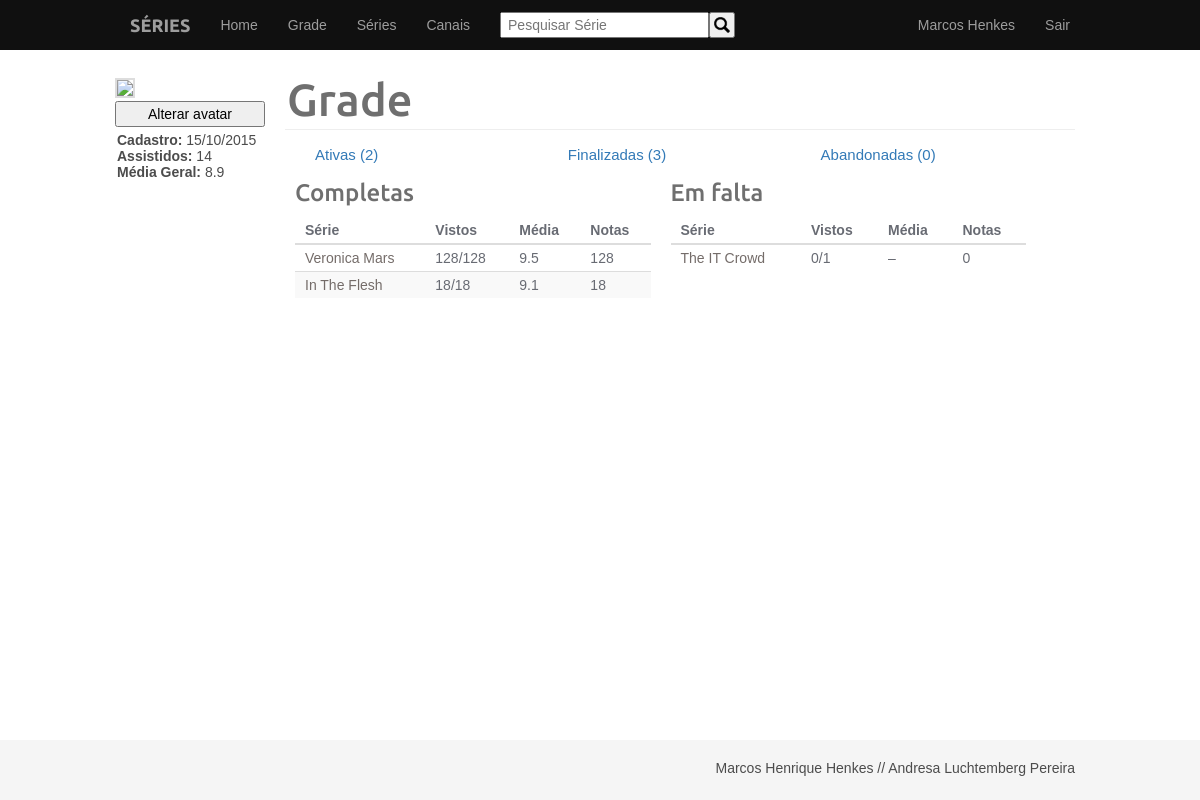
/grade.php?opcao=2 (signed in), run on the app's committed database.
### tables this page shows
CREATE TABLE `usuario` (
  `usuario` varchar(50) NOT NULL,
  `senha` varchar(100) NOT NULL,
  `nome` varchar(255) NOT NULL,
  `email` varchar(255) NOT NULL,
  `prioridade` int(11) NOT NULL,
  `data_cadastro` date NOT NULL,
  PRIMARY KEY (`usuario`)
);

CREATE TABLE `grade` (
  `usuario` varchar(50) NOT NULL,
  `id_serie` int(11) NOT NULL,
  PRIMARY KEY (`usuario`,`id_serie`)
);

CREATE TABLE `serie` (
  `id` int(11) NOT NULL AUTO_INCREMENT,
  `id_canal` int(11) NOT NULL,
  `nome` varchar(255) NOT NULL,
  `status` varchar(50) NOT NULL,
  `inicio` int(11) NOT NULL,
  `fim` int(11) DEFAULT NULL,
  `sinopse` text,
  PRIMARY KEY (`id`)
);

### grade.php (the view, shortened to what this page needs)
<?php include("conexao.php"); ?>
<!DOCTYPE html>
<html>
<head>
	<link rel="stylesheet" type="text/css" href="estilos.css">
	<link rel="stylesheet" href="//maxcdn.bootstrapcdn.com/font-awesome/4.3.0/css/font-awesome.min.css">
</head>
<body>
	<?php include("navbar.php"); ?>
	<div class="container">
		<div class="sidebar sidebar-sm">
			<img src="avatares/<?php echo $_SESSION['login'] ?>.jpg">
			<form action="alterar_avatar.php" method="get">
				<input type="submit" value="Alterar avatar">
			</form>
			<?php
				$usuario = $_SESSION['login'];
				$sql = "SELECT data_cadastro FROM usuario WHERE usuario = '$usuario'";
				$data_cadastro = $mysqli->query($sql)->fetch_object()->data_cadastro;
				$data = new DateTime($data_cadastro);
				$sql = "SELECT usuario, COUNT(assistido) AS total_assistidos, AVG(nota) AS media_geral FROM assistido WHERE usuario = '$usuario' AND assistido = 1";
				$assistido_info = $mysqli->query($sql)->fetch_object();
			?>
			<div class="usuario-info">
				<p><strong>Cadastro:</strong> <?php echo $data->format('d/m/Y') ?></p>
				<p><strong>Assistidos:</strong> <?php echo (is_null($assistido_info->total_assistidos) ? 0 : $assistido_info->total_assistidos) ?></p>
				<p><strong>Média Geral:</strong> <?php echo number_format($assistido_info->media_geral, 1) ?></p>
			</div>
		</div>
<?php
	$sql = "SELECT COUNT(id_serie) AS total, s.status FROM grade g INNER JOIN serie s on g.id_serie = s.id WHERE usuario = '$usuario' GROUP BY status";
	$retorno_totais = $mysqli->query($sql);
	$ativas = 0;
	$finalizadas = 0;
	while ($totais = $retorno_totais->fetch_object()) {
		if ($totais->status == 'Finalizada') {
			$finalizadas += $totais->total;
		} else {
			$ativas += $totais->total;
		}
	}
	$sql = "SELECT COUNT(DISTINCT id_serie) AS total FROM assistido a WHERE usuario = '$usuario' AND NOT EXISTS (SELECT * FROM grade g WHERE a.id_serie = g.id_serie AND g.usuario = '$usuario')";
	$abandonadas = $mysqli->query($sql)->fetch_object()->total;
?>
		<div class="conteudo conteudo-lg">
			<div class="titulo">
				<h1>Grade</h1>
			</div>
			<div class="botoes">
				<ul>
					<li><a href="grade.php?opcao=1">Ativas (<?php echo $ativas ?>)</a></li>
					<li><a href="grade.php?opcao=2">Finalizadas (<?php echo $finalizadas ?>)</a></li>
					<li><a href="grade.php?opcao=3">Abandonadas (<?php echo $abandonadas ?>)</a></li>
				</ul>
			</div>
			<?php if (@$_GET['opcao'] == 2) { ?>
				<?php
					$login = $_SESSION['login'];
					$sql = "SELECT s.*, COUNT(e.numero) AS episodios, g.usuario, SUM(assistido) AS assistidos, AVG(nota) AS media, COUNT(nota) as cont_media
							FROM serie s
							LEFT JOIN episodio e ON s.id = e.id_serie
							INNER JOIN grade g ON s.id = g.id_serie AND g.usuario = '$login'
							LEFT JOIN assistido a ON s.id = a.id_serie AND e.season = a.season AND e.numero = a.episodio AND e.season = a.season
							WHERE status = 'Finalizada'
							GROUP BY s.id";
					$retorno = $mysqli->query($sql);
					$em_dia = array();
					$atrasadas = array();
					while ($obj = $retorno->fetch_object()) {
						if ($obj->assistidos == $obj->episodios) {
							array_push($em_dia, $obj);
						} else {
							array_push($atrasadas, $obj);
						}
					}
				?>
				<div class="sub-conteudo">
					<h2>Completas</h2>
					<table class="listas-adm">
						<tr>
							<th>Série</th>
							<th>Vistos</th>
							<th>Média</th>
							<th>Notas</th>
						</tr>
						<?php foreach ($em_dia as $obj) { ?>
						<tr>
							<td><a href="serie.php?id=<?php echo $obj->id ?>"><?php echo $obj->nome ?></a></td>
							<td><?php echo (is_null($obj->assistidos) ? 0 : $obj->assistidos) . "/" . $obj->episodios ?></td>
							<td><?php echo (is_null($obj->media) ? '–' : number_format($obj->media, 1)) ?></td>
							<td><?php echo $obj->cont_media ?></td>
						</tr>
						<?php } ?>
					</table>
				</div>
				<div class="sub-conteudo">
					<h2>Em falta</h2>
					<table class="listas-adm">
						<tr>
							<th>Série</th>
							<th>Vistos</th>
							<th>Média</th>
							<th>Notas</th>
						</tr>
						<?php foreach ($atrasadas as $obj) { ?>
						<tr>
							<td><a href="serie.php?id=<?php echo $obj->id ?>"><?php echo $obj->nome ?></a></td>
							<td><?php echo (is_null($obj->assistidos) ? 0 : $obj->assistidos) . "/" . $obj->episodios ?></td>
							<td><?php echo (is_null($obj->media) ? '–' : number_format($obj->media, 1)) ?></td>
							<td><?php echo $obj->cont_media ?></td>
						</tr>
						<?php } ?>
					</table>
				</div>
			<?php } else if (@$_GET['opcao'] == 3) { ?>
				<?php
					$login = $_SESSION['login'];
					$sql = "SELECT s.*, COUNT(e.numero) AS episodios, a.usuario, SUM(assistido) AS assistidos, AVG(nota) AS media, COUNT(nota) as cont_media
							FROM serie s
							LEFT JOIN episodio e ON s.id = e.id_serie
							LEFT JOIN assistido a ON s.id = a.id_serie AND e.season = a.season AND e.numero = a.episodio AND e.season = a.season
							WHERE a.usuario = '$login' AND
							NOT EXISTS (SELECT * FROM grade g WHERE g.usuario = '$login' AND g.id_serie = s.id)
							GROUP BY s.id";
					$retorno = $mysqli->query($sql);
				?>
				<div class="sub-conteudo">
					<h2>Fora da grade</h2>
					<table class="listas-adm">
						<tr>
							<th>Série</th>
							<th>Vistos</th>
							<th>Média</th>
							<th>Notas</th>
						</tr>
						<?php while ($obj = $retorno->fetch_object()) { ?>
						<tr>
							<td><a href="serie.php?id=<?php echo $obj->id ?>"><?php echo $obj->nome ?></a></td>
							<td><?php echo (is_null($obj->assistidos) ? 0 : $obj->assistidos) . "/" . $obj->episodios ?></td>
							<td><?php echo (is_null($obj->media) ? '–' : number_format($obj->media, 1)) ?></td>
							<td><?php echo $obj->cont_media ?></td>
						</tr>
						<?php } ?>
					</table>
				</div>
			<?php } ?>
		</div>
	</div>
	<?php include("footer.php") ?>
</body>
</html>

### estilos.css (style rules this page uses)
* { margin: 0; padding: 0; font-family: Helvetica, sans-serif; font-size: 14px; box-sizing: border-box; }
div { color: #4C4C4C; }
ul { list-style: none; }
a { text-decoration: none; color: #3bace1; }
h1 { font-size: 45px; }
h2 { font-size: 24px; color: #333; }
h1, h2, h3, h4 { font-family: "Ubuntu", Helvetica, sans-serif; font-weight: 500; color: #6f6f6f; }
table { width: 100%; }
html { min-height: 100%; position: relative; }
body { margin-bottom: 60px; }
.container { width: 970px; margin: 0 auto; height: 100%; }
body > .container { margin-top: -50px; padding-top: 70px; position: relative; }
.sidebar { width: 200px; min-height: 450px; float: left; overflow: hidden; margin-top: 8px; }
.sidebar img { width: 100%; border: 2px solid #ddd; }
.sidebar-sm { width: 150px; }
.conteudo { margin-left: 210px; padding: 10px; min-height: 100%; }
.conteudo-lg { margin-left: 160px; }
.titulo { height: 50px; padding-left: 2px; border-bottom: 1px solid #EEE; }
.titulo h1 { float: left; line-height: 40px; }
input, select, textarea { display: block; width: 100%; padding: 3px 6px; box-sizing: border-box; }
.listas-adm { border-collapse: collapse; width: 100%; margin: 10px 0; }
.listas-adm tbody tr:nth-child(odd):not(:first-child) { background-color: #f9f9f9; }
.listas-adm td, th { padding: 5px 10px; }
.listas-adm th { border-bottom: 2px solid #ddd; color: #686b73; text-align: left; }
.listas-adm td { border-top: 1px solid #ddd; color: #686b73; }
.listas-adm a { text-decoration: none; color: #746c69; }
.sub-conteudo { width: 45%; float: left; margin: 10px; }
.botoes { width: 100%; background-color: green; margin: 10px 10px 20px; }
.botoes ul li a { font-size: 15px; color: #337ab7; display: block; text-decoration: none; padding: 6px 20px; float: left; width: 32%; }
.usuario-info { margin: 5px 2px; }
td { height: 25px; }

### data on the page
usuario: data_cadastro "15/10/2015"
grade: id_serie.nome "Veronica Mars", assistidos "128", episodios "128", media "9.5", cont_media "128"
grade: id_serie.nome "In The Flesh", assistidos "18", episodios "18", media "9.1", cont_media "18"
grade: id_serie.nome "The IT Crowd", episodios "1", cont_media "0"

### other printed values
$_SESSION['nome'] "Marcos Henkes"
$assistido_info->total_assistidos "14"
$assistido_info->media_geral "8.9"
$ativas "2"
$finalizadas "3"
$abandonadas "0"
